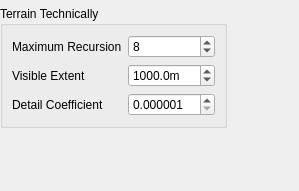
<?xml version="1.0" encoding="UTF-8"?>
<ui version="4.0">
 <class>TerrainFitting</class>
 <widget class="QWidget" name="TerrainFitting">
  <property name="geometry">
   <rect>
    <x>0</x>
    <y>0</y>
    <width>299</width>
    <height>191</height>
   </rect>
  </property>
  <property name="windowTitle">
   <string>Form</string>
  </property>
  <layout class="QVBoxLayout" name="verticalLayout" stretch="0,0,0">
   <property name="margin">
    <number>0</number>
   </property>
   <item>
    <widget class="picogen::qt4_gui::StashFrame" name="frame_3">
     <property name="frameShape">
      <enum>QFrame::NoFrame</enum>
     </property>
    </widget>
   </item>
   <item>
    <layout class="QHBoxLayout" name="horizontalLayout">
     <item>
      <widget class="QGroupBox" name="groupBox">
       <property name="title">
        <string>Terrain Technically</string>
       </property>
       <layout class="QVBoxLayout" name="verticalLayout_2">
        <item>
         <layout class="QFormLayout" name="formLayout">
          <property name="fieldGrowthPolicy">
           <enum>QFormLayout::AllNonFixedFieldsGrow</enum>
          </property>
          <item row="0" column="0">
           <widget class="QLabel" name="label_2">
            <property name="text">
             <string>Maximum Recursion</string>
            </property>
           </widget>
          </item>
          <item row="0" column="1">
           <widget class="QSpinBox" name="maxRecursion">
            <property name="minimum">
             <number>1</number>
            </property>
            <property name="maximum">
             <number>22</number>
            </property>
            <property name="value">
             <number>8</number>
            </property>
           </widget>
          </item>
          <item row="1" column="0">
           <widget class="QLabel" name="label">
            <property name="text">
             <string>Visible Extent</string>
            </property>
           </widget>
          </item>
          <item row="1" column="1">
           <widget class="QDoubleSpinBox" name="visibleExtent">
            <property name="suffix">
             <string>m</string>
            </property>
            <property name="decimals">
             <number>1</number>
            </property>
            <property name="minimum">
             <double>1.000000000000000</double>
            </property>
            <property name="maximum">
             <double>999999999.000000000000000</double>
            </property>
            <property name="value">
             <double>1000.000000000000000</double>
            </property>
           </widget>
          </item>
          <item row="2" column="0">
           <widget class="QLabel" name="label_3">
            <property name="text">
             <string>Detail Coefficient</string>
            </property>
           </widget>
          </item>
          <item row="2" column="1">
           <widget class="QDoubleSpinBox" name="detailCoefficient">
            <property name="decimals">
             <number>6</number>
            </property>
            <property name="minimum">
             <double>0.000001000000000</double>
            </property>
            <property name="maximum">
             <double>2.000000000000000</double>
            </property>
            <property name="singleStep">
             <double>0.000100000000000</double>
            </property>
           </widget>
          </item>
         </layout>
        </item>
       </layout>
      </widget>
     </item>
     <item>
      <spacer name="horizontalSpacer">
       <property name="orientation">
        <enum>Qt::Horizontal</enum>
       </property>
       <property name="sizeHint" stdset="0">
        <size>
         <width>40</width>
         <height>20</height>
        </size>
       </property>
      </spacer>
     </item>
    </layout>
   </item>
   <item>
    <spacer name="verticalSpacer">
     <property name="orientation">
      <enum>Qt::Vertical</enum>
     </property>
     <property name="sizeHint" stdset="0">
      <size>
       <width>20</width>
       <height>40</height>
      </size>
     </property>
    </spacer>
   </item>
  </layout>
 </widget>
 <customwidgets>
  <customwidget>
   <class>picogen::qt4_gui::StashFrame</class>
   <extends>QFrame</extends>
   <header>stashframe.h</header>
   <container>1</container>
  </customwidget>
 </customwidgets>
 <resources/>
 <connections/>
</ui>
